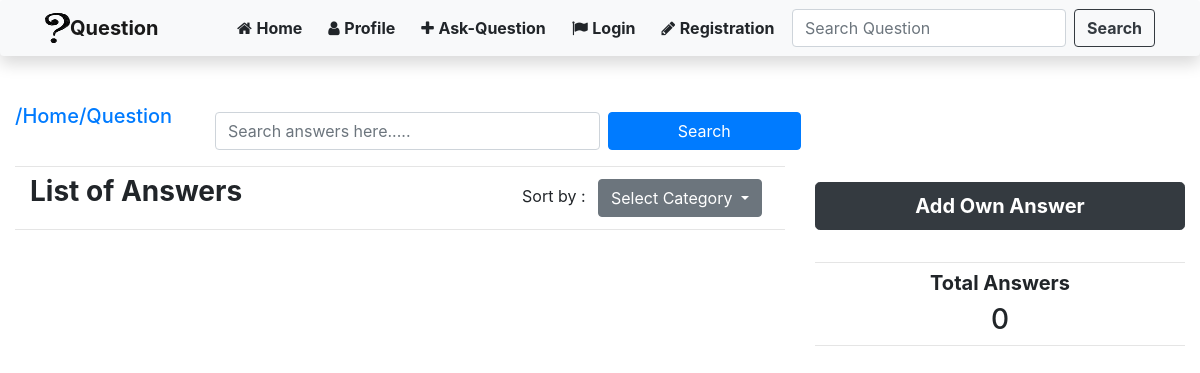
The page /latest/9 on the database as committed earlier.
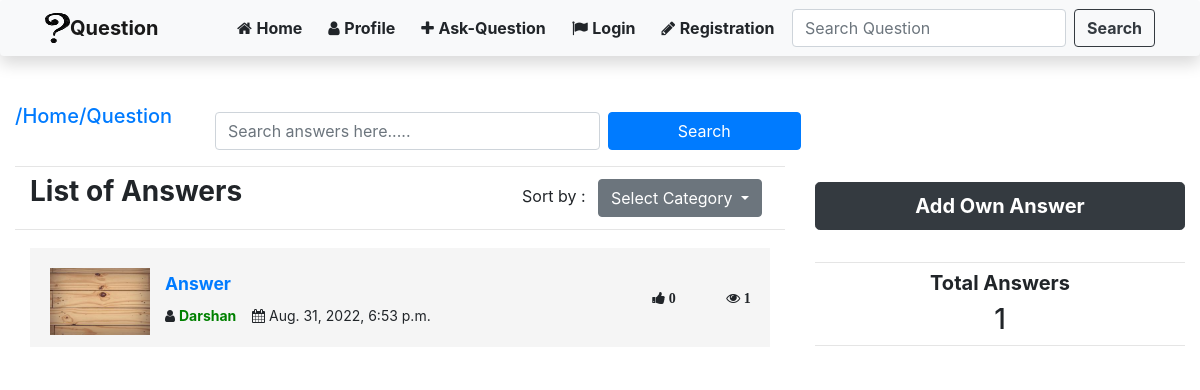
The same page on the database as committed later.
### Question/models.py (models this page shows, shortened)
class Answer(models.Model):
    Qid = models.ForeignKey(Question, on_delete=models.CASCADE, null=True)
    postby = models.ForeignKey(User, on_delete=models.CASCADE, null=True)
    postdate = models.DateTimeField(auto_now_add=True)
    title = models.TextField(null=True)
    description = RichTextField(null=True)
    Tags = TaggableManager(blank=True)
    likes = models.ManyToManyField(User, related_name='ans_like', blank=True)
    views = models.ManyToManyField(
        IpModel, related_name="ans_views", blank=True)
    comment = models.ManyToManyField(
        Comment, related_name='ans_comment', null=True, blank=True)

### Profile/models.py (models this page shows, shortened)
class Profile(models.Model):
    user = models.OneToOneField(User, on_delete=models.CASCADE)
    image = models.ImageField(default='default.jpg', upload_to='Profile_pic')
    gender = models.CharField(choices=GENDER_CHOICES,
                              max_length=10, default='Male')
    Address = models.TextField(null=True, blank=True)
    education = models.TextField(null=True, blank=True)
    skill = TaggableManager(blank=True)
    about = models.TextField(null=True)

### Question/views.py (the view)
# urls.py: path('latest/<int:qid>', views.Latestans, name='Latest-answers'),
def Latestans(request, qid):
    temp = Answer.objects.filter(Qid=qid)
    ans = temp.order_by('-id')
    alike = []
    aview = []
    for a in ans:
        alike.append(a.likes.count())
        aview.append(a.views.count())
    mix = zip(ans, alike, aview)
    totalans = ans.count()
    return render(request, 'Questions/ListAnswer.html', {'mix': mix, 'qid': qid, 'totalans': totalans})

### Question/templates/Questions/ListAnswer.html (shortened to what this page needs)
{% extends "Questions/base.html" %}
{% block content %}
<div class="row">
    <div class="col-sm-2">
        <h5><a href="/DetailsQUE/{{qid}}">/Home/Question</a></h5>
    </div>
    <div class="col-sm-8">
        <form class="form-inline my-2 my-lg-2" action="/Listanswer/{{qid}}" method="GET">
            <input type="search" name="query" id="query" class="form-control mr-sm-2 col-sm-6"
                placeholder="Search answers here.....">
            <input type="submit" class="btn btn-primary col-sm-3" value="Search">
        </form>
    </div>
</div>
<div class="row">
    <div class="col-sm-8">
        <hr class="my-2">
        <div class="container">
            <div class="row">
                <div class="col-sm-6 ">
                    <h3 class="display-5 "><b> List of Answers </b></h3>
                </div>
                <div class="col-sm-6 d-flex justify-content-end">
                    <div> Sort by :
                        <div class="btn-group btn-sm">
                            <button type="button" class="btn btn-secondary dropdown-toggle" data-toggle="dropdown"
                                aria-haspopup="true" aria-expanded="false">
                                Select Category
                            </button>
                        </div>
                    </div>
                </div>
            </div>
        </div>
        <hr class="my-2">
        <div id="myDIV">
            <div class="container">
                <div class="row">
                    <div class="col-lg-12">
                        <div class="main-box clearfix">
                            <div class="table-responsive">
                                <table class="table user-list">
                                    <tbody>
                                        {% for q,a,b in mix %}
                                        <tr>
                                            <td>
                                                <img src={{q.postby.profile.image.url}} alt="pic">
                                                <a href="/Listanswer/{{qid}}/DetailsANS/{{q.id}}"
                                                    class="user-link"><label><b>{{q.title}}</b></label></a>
                                                <i class="fa fa-user"></i> <a href="#"
                                                    style="text-decoration: none; color:green"><span
                                                        class="user-subhead"><b>
                                                            {{q.postby}}</b></span></a>&nbsp;&nbsp;&nbsp;
                                                <i class="fa fa-calendar"></i> <span> {{q.postdate}}</span>
                                            </td>
                                            <td style="width: 10%;">
                                                <i class="fa fa-thumbs-up"> <b> {{a}}</b></i>
                                            </td>
                                            <td style="width: 7%;">
                                                <i class="fa fa-eye"> <b> {{b}}</b></i>
                                            </td>
                                        </tr>
                                        {% endfor %}
                                    </tbody>
                                </table>
                            </div>
                        </div>
                    </div>
                </div>
            </div>
        </div>
    </div>
    <div class="col-sm-4">
        <br>
        <a href="/ans/{{qid}}" class="btn btn-dark btn-lg btn-block"><b> Add Own Answer </b></a>
        <br>
        <hr class="my-2">
        <h5 style="text-align:center"><b> Total Answers</b> </h5>
        <h3 style="text-align:center"> {{totalans}}</h3>
        <hr class="my-2">
    </div>
</div>
{% endblock content %}

Rows that differ between the two databases and show on the page:
added Answer: postby.profile.image (picture), title "Answer", postby "Darshan", postdate "Aug. 31, 2022, 6:53 p.m.", a "0", b "1"
Other text that changed with them:
{{ totalans }}: "0" → "1"
